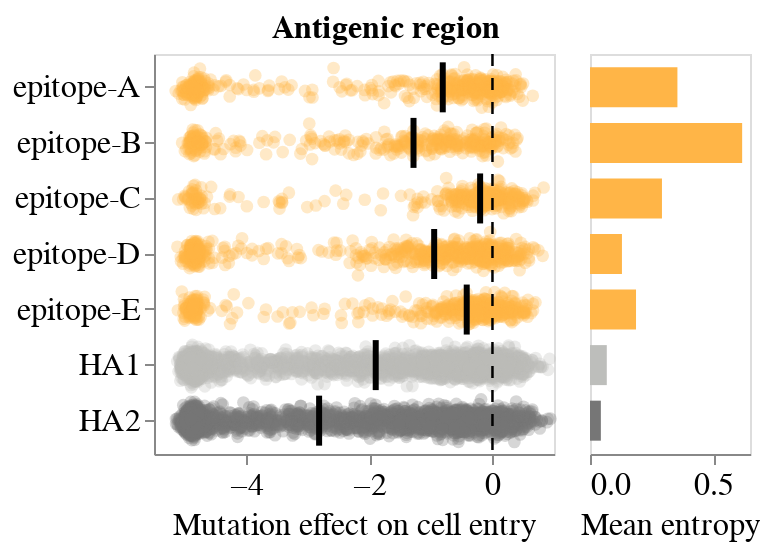

The cell this chart's notebook holds for it:
### Markdown cell above
### Distribution of functional effects across classic antigenic regions

### Code cell
# Define custom colors for each RBS region
colors = {
    'epitope-A': '#FFB547',
    'epitope-B': '#FFB547',
    'epitope-C': '#FFB547',
    'epitope-D': '#FFB547',
    'epitope-E': '#FFB547',
    'HA1': '#bdbebb',
    'HA2': '#767676',
}

order = ['epitope-A', 'epitope-B', 'epitope-C', 'epitope-D', 'epitope-E', 'HA1', 'HA2']

# Create the jitter plot layer
points = alt.Chart(func_data_ann).mark_circle(size=40, opacity=0.3, stroke=None, strokeWidth=0).encode(
    y=alt.Y(
        "region",
        axis=alt.Axis(
            grid=False,
            titleFontSize=16,
            titleFontWeight='normal',
            labelFontSize=16,
            labelFontWeight='normal',
        ),
        sort=order
    ).title(None),
    x=alt.X(
        'effect',
        title=(["Mutation effect on cell entry"]),
        axis=alt.Axis(
            grid=False,
             tickCount=4,
            titleFontSize=16,
            titleFontWeight='normal',
            labelFontSize=16,
            labelFontWeight='normal',
        )
    ),
    yOffset="jitter:Q",
    color=alt.Color(
            "region",
            scale=alt.Scale(domain=list(colors.keys()), range=list(colors.values())),
            legend=None
    ),
    tooltip=['site', 'wildtype', 'mutant', 'effect'],
).transform_calculate(
    jitter="sqrt(-2*log(random()))*cos(2*PI*random())"
)

# Add black median line
median_line = alt.Chart(func_data_ann).mark_tick(
    color='black',
    thickness=3,
    size=25
).encode(
    y=alt.Y('region:N', sort=order),
    x='median(effect):Q'
)

vline = alt.Chart().mark_rule(
    color='black',
    size=1.25,
    opacity=1.0,
    strokeDash=[6,6]
).encode(x=alt.X(datum=0))

# Combine layers with median line on top
chart = alt.layer(
    points,
    median_line,
    vline
).properties(
    height=200, 
    width=200
)

mean_entropy_epitope = func_data_ann[['site', 'region', 'entropy']].drop_duplicates().groupby(
    "region"
)["entropy"].mean().reset_index().rename(
    columns={'entropy': 'mean_entropy'}
)

bar_chart = alt.Chart(mean_entropy_epitope).mark_bar(size=20).encode(
    x=alt.X(
        'mean_entropy:Q',
        title='Mean entropy',
        axis=alt.Axis(
            grid=False,
            tickCount=2,
            titleFontSize=16,
            titleFontWeight='normal',
            labelFontSize=16,
            labelFontWeight='normal',
        )
    ),
    y=alt.Y(
        'region:N',
        sort=order, 
        title=None,
        axis=None
    ),
    color=alt.Color(
            "region",
            scale=alt.Scale(domain=list(colors.keys()), range=list(colors.values())),
            legend=None
    ),
    tooltip=['region', 'mean_entropy']
).properties(
    height=200,
    width=80
)

# Concatenate the plots
combined_chart = alt.concat(
    chart,  # jitter + median line + vline chart
    bar_chart, # entropy bar chart
    spacing=10
).resolve_scale(
    y='shared'
).properties(
    title=alt.TitleParams(
        text='Antigenic region',
        anchor='middle',
        fontSize=16,
        fontWeight='bold',
    )
)

combined_chart.display()

### Figure 1 — Vega-Lite specification as saved in the notebook (floating-point values rounded to 4 significant figures; data arrays with more than 128 entries replaced by an {"elided": "..."} marker saying what was removed)
{"config": {"view": {"continuousWidth": 300, "continuousHeight": 300}}, "concat": [{"layer": [{"data": {"name": "data-8a591306460e4bf568a578b36f43efd2"}, "mark": {"type": "circle", "opacity": 0.3, "size": 40, "stroke": null, "strokeWidth": 0}, "encoding": {"color": {"field": "region", "legend": null, "scale": {"domain": ["epitope-A", "epitope-B", "epitope-C", "epitope-D", "epitope-E", "HA1", "HA2"], "range": ["#FFB547", "#FFB547", "#FFB547", "#FFB547", "#FFB547", "#bdbebb", "#767676"]}, "type": "nominal"}, "tooltip": [{"field": "site", "type": "quantitative"}, {"field": "wildtype", "type": "nominal"}, {"field": "mutant", "type": "nominal"}, {"field": "effect", "type": "quantitative"}], "x": {"axis": {"grid": false, "labelFontSize": 16, "labelFontWeight": "normal", "tickCount": 4, "titleFontSize": 16, "titleFontWeight": "normal"}, "field": "effect", "title": ["Mutation effect on cell entry"], "type": "quantitative"}, "y": {"axis": {"grid": false, "labelFontSize": 16, "labelFontWeight": "normal", "titleFontSize": 16, "titleFontWeight": "normal"}, "field": "region", "sort": ["epitope-A", "epitope-B", "epitope-C", "epitope-D", "epitope-E", "HA1", "HA2"], "title": null, "type": "nominal"}, "yOffset": {"field": "jitter", "type": "quantitative"}}, "transform": [{"calculate": "sqrt(-2*log(random()))*cos(2*PI*random())", "as": "jitter"}]}, {"data": {"name": "data-8a591306460e4bf568a578b36f43efd2"}, "mark": {"type": "tick", "color": "black", "size": 25, "thickness": 3}, "encoding": {"x": {"aggregate": "median", "field": "effect", "type": "quantitative"}, "y": {"field": "region", "sort": ["epitope-A", "epitope-B", "epitope-C", "epitope-D", "epitope-E", "HA1", "HA2"], "type": "nominal"}}}, {"data": {"name": "empty"}, "mark": {"type": "rule", "color": "black", "opacity": 1.0, "size": 1.25, "strokeDash": [6, 6]}, "encoding": {"x": {"datum": 0}}}], "height": 200, "width": 200}, {"data": {"name": "data-f314620ab05b1715a0050a5f81dee080"}, "mark": {"type": "bar", "size": 20}, "encoding": {"color": {"field": "region", "legend": null, "scale": {"domain": ["epitope-A", "epitope-B", "epitope-C", "epitope-D", "epitope-E", "HA1", "HA2"], "range": ["#FFB547", "#FFB547", "#FFB547", "#FFB547", "#FFB547", "#bdbebb", "#767676"]}, "type": "nominal"}, "tooltip": [{"field": "region", "type": "nominal"}, {"field": "mean_entropy", "type": "quantitative"}], "x": {"axis": {"grid": false, "labelFontSize": 16, "labelFontWeight": "normal", "tickCount": 2, "titleFontSize": 16, "titleFontWeight": "normal"}, "field": "mean_entropy", "title": "Mean entropy", "type": "quantitative"}, "y": {"axis": null, "field": "region", "sort": ["epitope-A", "epitope-B", "epitope-C", "epitope-D", "epitope-E", "HA1", "HA2"], "title": null, "type": "nominal"}}, "height": 200, "width": 80}], "resolve": {"scale": {"y": "shared"}}, "spacing": 10, "title": {"text": "Antigenic region", "anchor": "middle", "fontSize": 16, "fontWeight": "bold"}, "$schema": "https://vega.github.io/schema/vega-lite/v5.16.3.json", "datasets": {"data-8a591306460e4bf568a578b36f43efd2": {"elided": "9341 records"}, "empty": [{}], "data-f314620ab05b1715a0050a5f81dee080": [{"region": "HA1", "mean_entropy": 0.06822}, {"region": "HA2", "mean_entropy": 0.04409}, {"region": "epitope-A", "mean_entropy": 0.3552}, {"region": "epitope-B", "mean_entropy": 0.6181}, {"region": "epitope-C", "mean_entropy": 0.2923}, {"region": "epitope-D", "mean_entropy": 0.1298}, {"region": "epitope-E", "mean_entropy": 0.187}]}}
